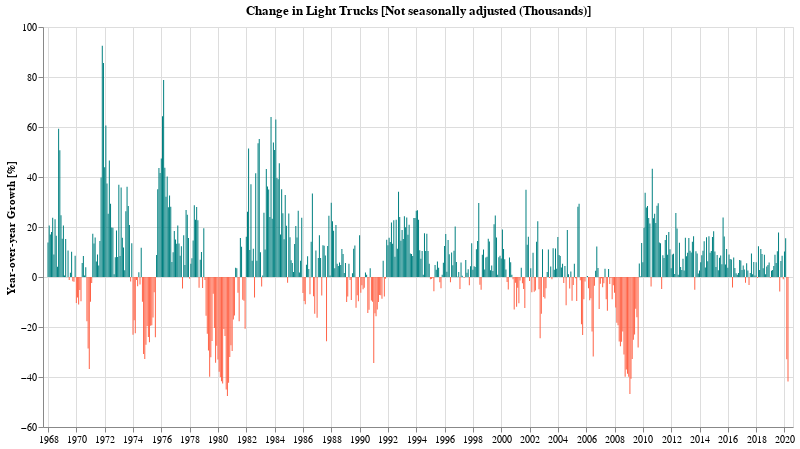

Notebook source saved alongside this figure:
### Code cell
doYoyChart(df_light_trucks, 'Not seasonally adjusted (Thousands)', 'Light Trucks')

### Figure 1 — Vega-Lite specification as saved in the notebook (floating-point values rounded to 4 significant figures; data arrays with more than 128 entries replaced by an {"elided": "..."} marker saying what was removed)
{"config": {"view": {"continuousWidth": 400, "continuousHeight": 300}}, "data": {"name": "data-813e144cc279bf08c4302381377f8b90"}, "mark": {"type": "bar", "color": "teal", "width": 1}, "background": "white", "encoding": {"color": {"condition": {"value": "tomato", "test": "datum['Not seasonally adjusted (Thousands)'] < 0"}, "value": "teal"}, "tooltip": [{"type": "temporal", "field": "dt", "format": "%b %Y", "title": "Date"}, {"type": "quantitative", "field": "Not seasonally adjusted (Thousands)", "format": ",.02f", "title": "YoY Change [%]"}], "x": {"type": "temporal", "axis": {"title": ""}, "field": "dt"}, "y": {"type": "quantitative", "axis": {"title": "Year-over-year Growth [%]"}, "field": "Not seasonally adjusted (Thousands)"}}, "height": 400, "title": "Change in Light Trucks [Not seasonally adjusted (Thousands)]", "width": 750, "$schema": "https://vega.github.io/schema/vega-lite/v4.8.1.json", "datasets": {"data-813e144cc279bf08c4302381377f8b90": {"elided": "640 records"}}}
